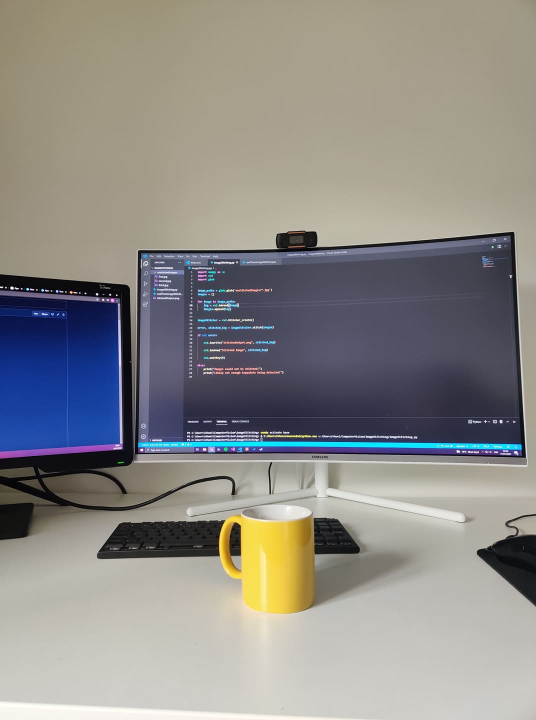
#> input picture Abdelrahman/Stitching/Image_input/second.jpg, 1072 x 1440 px (shown at 1/2 size); its folder holds 2 pictures in this run
$ python image_stitching.py
#> lines starting #> are read from the running program, lines starting #| are printed output that depends on the picture
# Imports
import cv2
import numpy as np
import matplotlib.pyplot as plt
import glob

#Convert from BGR to RGB
def cvt_BR(img_bgr):
    return cv2.cvtColor(img_bgr, cv2.COLOR_BGR2RGB)

#Display two images
def display_2images(img1, img2):
    plt.figure(figsize=[20, 10]);
    plt.subplot(121);plt.axis('off');plt.imshow(img1);plt.title("Left Form")
    plt.subplot(122);plt.axis('off');plt.imshow(img2);plt.title("Right Form")

#Display one image
def display_image(img, title):
    plt.figure(figsize=[40, 10])
    plt.imshow(img)
    plt.axis('off')
    plt.title(title)

def to_gray(img):
    return cv2.cvtColor(img, cv2.COLOR_BGR2GRAY)

# Read reference image
img_paths = glob.glob('Image_input/*.jpg')
imgL = cv2.imread(img_paths[1])
#> imgL is the input picture: shape (1440, 1072, 3); mean B, G, R 135.7, 139.1, 140.8
imgL = cvt_BR(imgL)
imgR = cv2.imread((img_paths[0]))
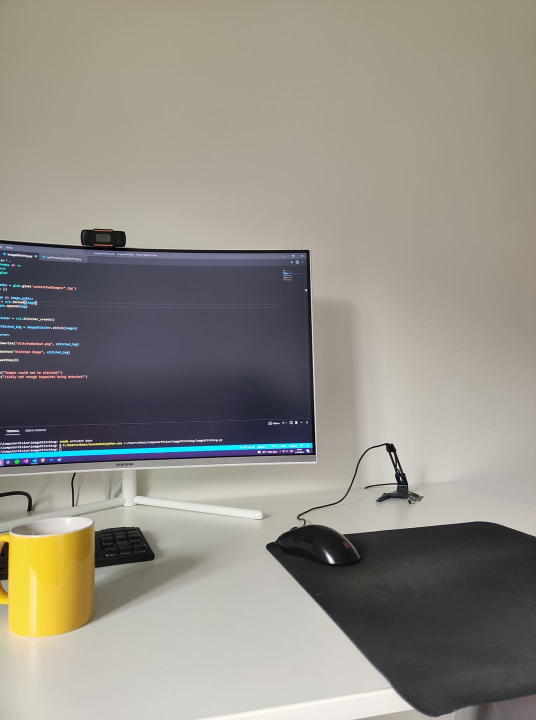
#> input picture Abdelrahman/Stitching/Image_input/first.jpg, 1072 x 1440 px (shown at 1/2 size)
#> imgR is the input picture: shape (1440, 1072, 3); mean B, G, R 132.5, 141.3, 145.1
imgR = cvt_BR(imgR)


# Display Images
display_2images(imgL, imgR)


# Convert images to grayscale
imgL_gray = to_gray(imgL)
imgR_gray = to_gray(imgR)
#> in to_gray (call 2), `return cv2.cvtColor(img, cv2.COLOR_BGR2GRAY)`:
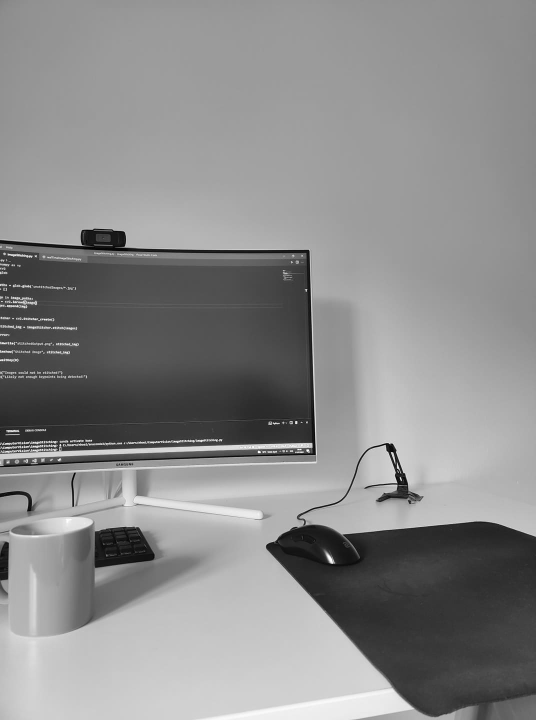
#> returned value: shape (1440, 1072) (shown at 1/2 size); min 0, max 255, mean 139.1

# Detect ORB features and compute descriptors.
MAX_NUM_FEATURES = 150
orb = cv2.ORB_create(MAX_NUM_FEATURES)
keypoints1, descriptors1 = orb.detectAndCompute(imgL_gray, None)
#> keypoints1 = 150 keypoints; strongest (x, y, size): (195, 588, 31), (56, 578, 31), (113, 582, 31), (194, 588, 37.2)
keypoints2, descriptors2 = orb.detectAndCompute(imgR_gray, None)
#> keypoints2 = 150 keypoints; strongest (x, y, size): (592, 846, 31), (592, 843, 31), (769, 891, 31), (793, 965, 31)


imgL_display = cv2.drawKeypoints(imgL, keypoints1, outImage=np.array([]), color=(255, 0, 0), flags=cv2.DRAW_MATCHES_FLAGS_DRAW_RICH_KEYPOINTS)
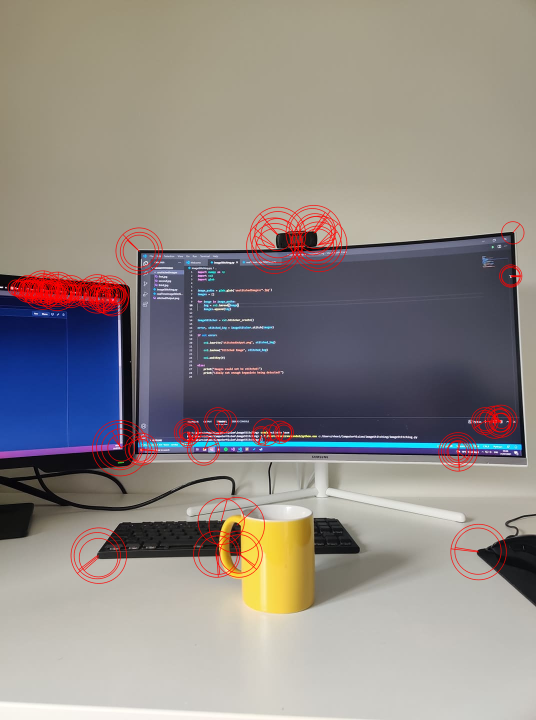
#> imgL_display: shape (1440, 1072, 3) (shown at 1/2 size); mean R, G, B 143.9, 137.2, 133.7
imgR_display = cv2.drawKeypoints(imgR, keypoints2, outImage=np.array([]), color=(255, 0, 0), flags=cv2.DRAW_MATCHES_FLAGS_DRAW_RICH_KEYPOINTS)
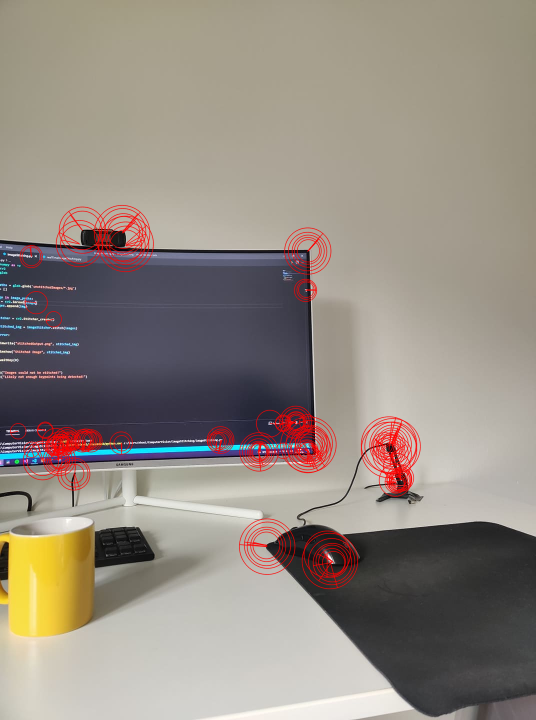
#> imgR_display: shape (1440, 1072, 3) (shown at 1/2 size); mean R, G, B 147.9, 138.9, 130

# Display drwan key points
display_2images(imgL_display, imgR_display)

# Match features.
matcher = cv2.DescriptorMatcher_create(cv2.DESCRIPTOR_MATCHER_BRUTEFORCE_HAMMING)
# vector of tuples
matches = matcher.match(descriptors1, descriptors2, None)# <= max_number_of features(hyper)
#> matches = 150 matches


# Sort matches by score
matches = sorted(matches, key= lambda x:x.distance, reverse=False)

# Remove not so good matches
numGoodMatches = int(len(matches) * 0.1)
#> numGoodMatches = 15
matches = matches[:numGoodMatches]
#> matches = 15 matches

# Draw top matches
img_matches = cv2.drawMatches(imgL, keypoints1, imgR, keypoints2, matches, None)
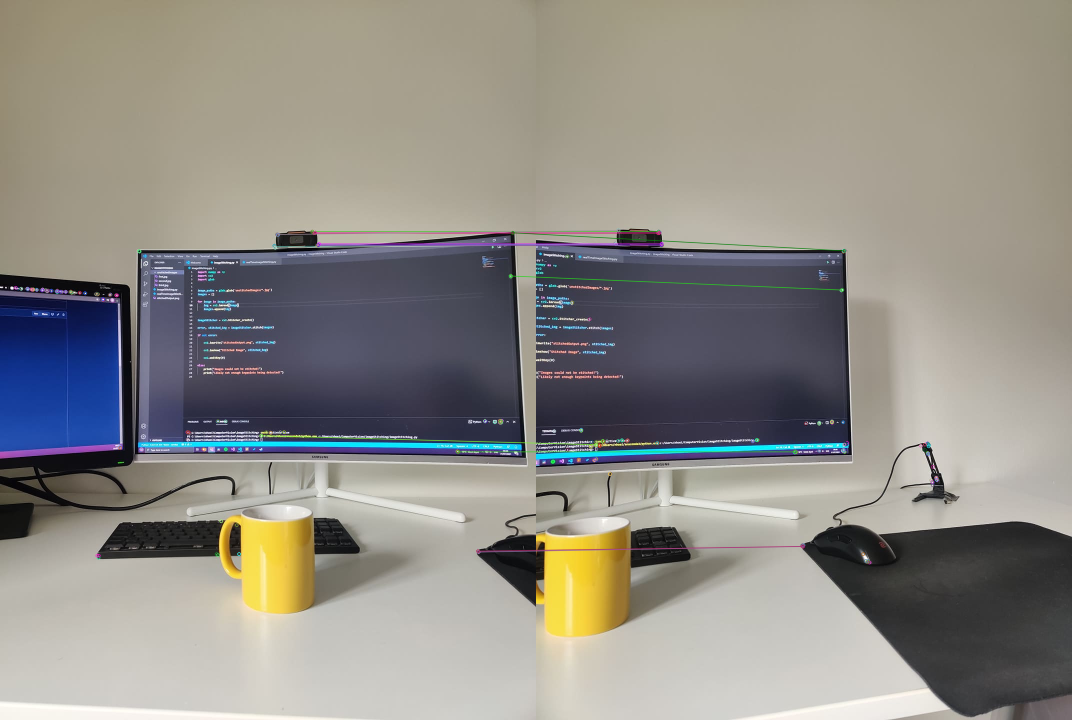
#> img_matches: shape (1440, 2144, 3) (shown at 1/2 size); mean R, G, B 143, 140.3, 134.1

#Display matched_image
display_image(img_matches, "Matched Form")

# Extract location of good matches
points1 = np.zeros((len(matches), 2), dtype=np.float32)
#> points1 = 15 rows, first 8: [0, 0], [0, 0], [0, 0], [0, 0], [0, 0], [0, 0], [0, 0], [0, 0]
points2 = np.zeros((len(matches), 2), dtype=np.float32)
#> points2 has the same summary as points1

for i, match in enumerate(matches):
    points1[i, :] = keypoints1[match.queryIdx].pt
    points2[i, :] = keypoints2[match.trainIdx].pt
#> this loop made 15 passes
#> after the loop, points1 = 15 rows, first 8: [549.4, 492.7], [627.1, 465.8], [624.1, 462.8], [549.9, 495.2], [629.5, 465.3], [956.7, 1103.6], [553.7, 468.6], [634.5, 490.2]; points2 = 15 rows, first 8: [158.3, 486.7], [243.7, 465.8], [244.9, 462.8], [159.3, 487.7], [246.3, 465.3], [532.5, 1092.4], [164.2, 460.3], [251.3, 490.2]


# Find homography
h, mask = cv2.findHomography(points2, points1, cv2.RANSAC)
#> h = [[0.708, -0.011, 405.6], [-0.198, 0.829, 88.26], [-0.000251, -5.56e-05, 1]]; mask = [1, 1, 0, 1, 1, 1, 1, 1, 1, 0, 1, 0, 0, 1, 1]

# Use homography to warp image --> (0.1*key_points)
height, width, channels = imgL.shape
#> height = 1440; width = 1072; channels = 3
result = cv2.warpPerspective(imgR, h, 	(imgR.shape[1]+imgL.shape[1], imgR.shape[0]))
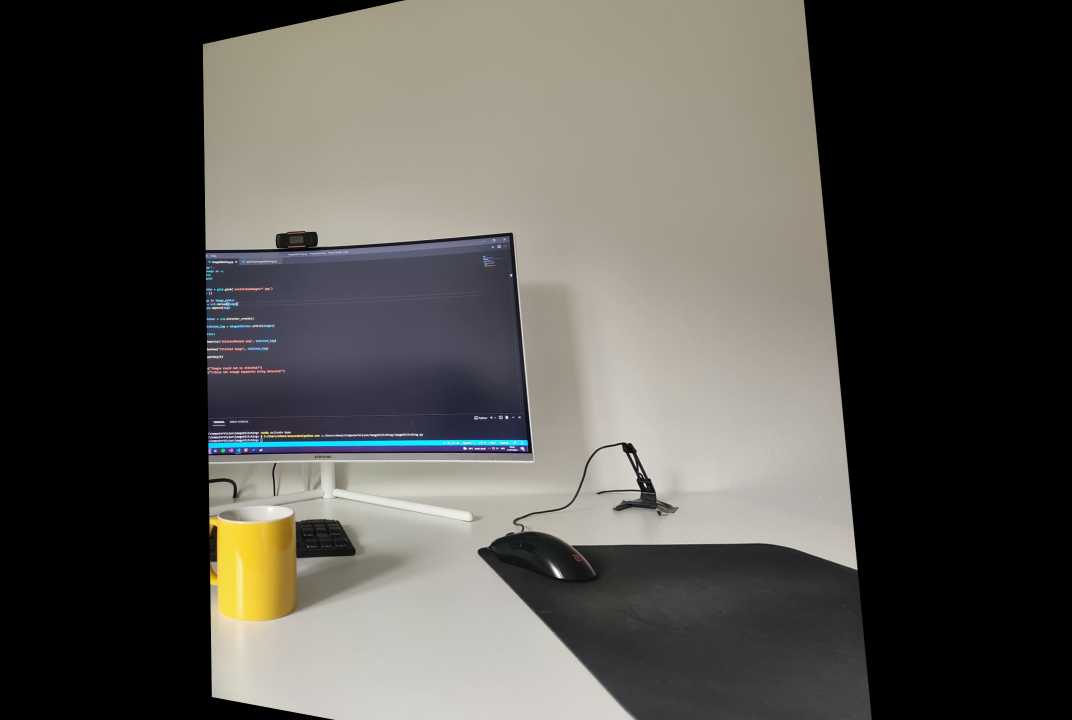
#> result: shape (1440, 2144, 3) (shown at 1/2 size); mean R, G, B 83.7, 81.6, 76.8
result[0:imgL.shape[0], 0:imgL.shape[1]] = imgL
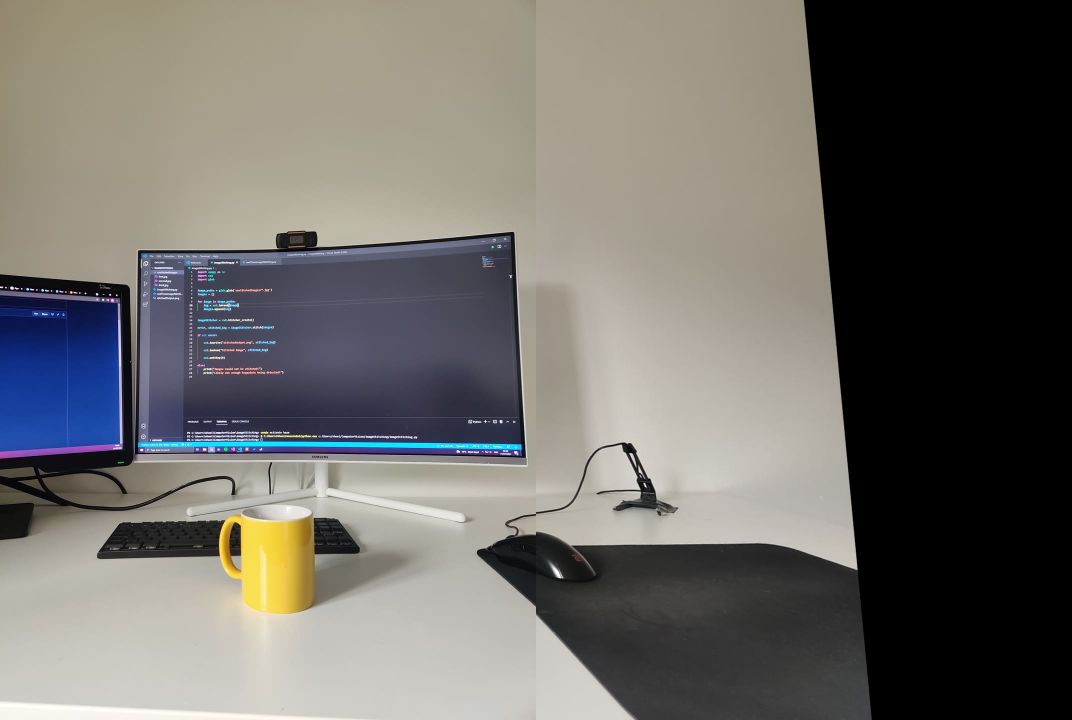
#> result: shape (1440, 2144, 3) (shown at 1/2 size); mean R, G, B 111, 108.8, 104.5

# Display results
display_image(result, "Stitched Form")
plt.show()
